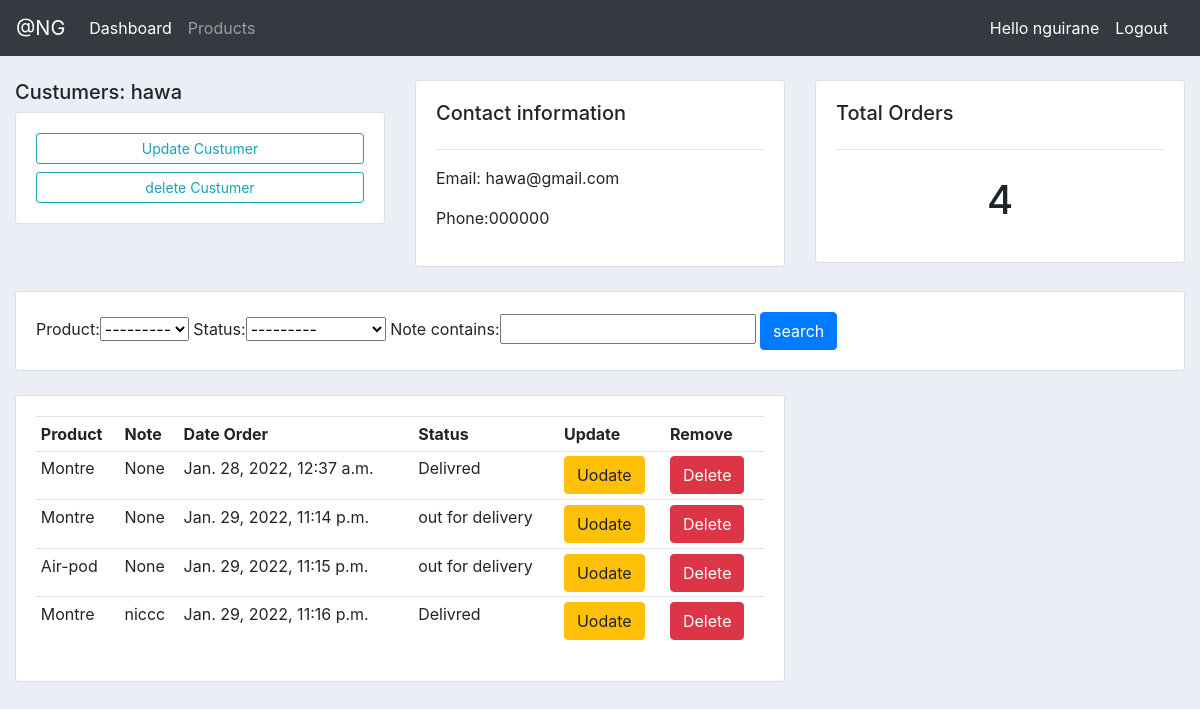
Page /custumer/1/ (signed in) on the committed database.
### account/models.py (models this page shows, shortened)
class Custumer(models.Model):
    user = models.OneToOneField(User, on_delete=models.CASCADE, null=True)
    name = models.CharField(max_length = 150, null=True)
    phone = models.CharField(max_length = 150, null=True)
    email = models.CharField(max_length = 150, null=True)
    date_created = models.DateTimeField(auto_now_add=True)

class Order(models.Model):
    STATUS = (
        ('Pending', 'Pending'),
            ('out for delivery', 'Out for delivery'),
            ('Delivred', 'Delivred')
        )
    date_created = models.DateTimeField(auto_now_add=True)
    customer = models.ForeignKey(Custumer, on_delete=models.CASCADE, null=True)
    product = models.ForeignKey(Product, on_delete=models.CASCADE, null=True)
    status = models.CharField(max_length = 150, choices=STATUS)
    note = models.CharField(max_length = 100, null=True)

class Product(models.Model):
    CATEGORY = (
        ("Indor", "Indor"),
        ("Out Dor", "Out Door")
    )
    name = models.CharField(max_length = 150, null=True)
    price = models.FloatField(null=True)
    category = models.CharField(max_length = 150, null=True , choices=CATEGORY)
    description = models.CharField(max_length = 150, null=True)
    date_created = models.DateTimeField(auto_now_add=True, null=True)
    def __str__(self):
       return self.name

### account/views.py (the view)
# urls.py: path("custumer/<str:pk>/", views.custumer, name="customer"),
@login_required(login_url='login')
def custumer(request, pk):
    custumer = Custumer.objects.get(id=pk)
    orders = custumer.order_set.all()
    orders_count = orders.count()
    search = SearchFilter(request.GET, queryset=orders)
    orders = search.qs
    context = {"custumer":custumer, "orders":orders, "orders_count":orders_count, "search":search}
    return render(request, 'account/custumer.html', context)

### account/templates/account/custumer.html
{% extends "account/base.html" %}
{% block content %}
   <br>
   <div class="row">
        <div class="col-md-4">
                <h5>Custumers: {{custumer.name}}</h5>
            <div class="card card-body">
                <a href={% url 'createOrder' custumer.pk %} class="btn btn-outline-info btn-sm btn-block">Update Custumer</a>
                <a href="" class="btn btn-outline-info btn-sm btn-block">delete Custumer</a>
            </div>
        </div>
        <div class="col-md-4">
            <div class="card card-body">
                <h5>Contact information</h5>
                <hr>
                <p>Email: {{ custumer.email}}</p>
                <p>Phone:{{custumer.phone}}</p>
            </div>
        </div>
        <div class="col-md-4">
            <div class="card card-body">
                <h5>Total Orders</h5>
                <hr>
                <h1 style="text-align: center; padding: 10px"> {{orders_count}} </h1>
            </div>
        </div>
   </div>
   <br>
   <div class="row">
        <div class="col">
            <div class="card card-body">
                <form action="" method="get">
                {{ search.form }}
                    <button type="submit" class="btn btn-primary">search</button>
                </form>
            </div>
        </div>
   </div>
   <br>
   <div class="row">
       <div class="col-md-8">
            <div class="card card-body">
                <table class="table table-sm">
                    <tr>
                        <th>Product</th>
                        <th>Note</th>
                        <th>Date Order</th>
                        <th>Status</th>
                        <th>Update</th>
                        <th>Remove</th>
                    </tr>
                    {% for order in orders %}
                        <tr>
                            <td>{{ order.product}}</td>
                            <td>{{ order.note}}</td>
                            <td>{{ order.date_created}}</td>
                            <td>{{ order.status}}</td>
                             <td><a href={% url 'updateOrder' order.pk %} class="btn btn-warning">Uodate</a></td>
                       <td><a href={% url 'deleteOrder' order.pk %} class="btn btn-danger">Delete</a></td>
                        </tr>
                    {% endfor %}
                </table>
            </div>
       </div>
   </div>
{% endblock content %}

### account/templates/account/navbar.html (shortened to what this page needs)
<nav class="navbar navbar-expand-lg navbar-dark bg-dark">
  <a class="navbar-brand" href="#">@NG</a>
  <div class="collapse navbar-collapse" id="navbarNav">
    <ul class="navbar-nav mr-auto">
    {% if request.user.is_staff %}
      <li class="nav-item active">
        <a class="nav-link" href={% url 'home' %}>Dashboard</a>
      </li>
      <li class="nav-item">
        <a class="nav-link" href={% url 'products' %}>Products</a>
      </li>
    {% endif %}
    </ul>
    <span class="text-white">Hello {{ request.user}}</span>
    <span> <a class="nav-link text-white" href={% url 'logout' %}>Logout</a></span>
  </div>
</nav>

### account/static/css/main.css (style rules this page uses)
body { background-color: #ebeff5; }

### rows in the picture
Custumer: name "hawa", email "hawa@gmail.com", phone "000000"
Order: product "Montre", note "None", date_created "Jan. 28, 2022, 12:37 a.m.", status "Delivred"
Order: product "Montre", note "None", date_created "Jan. 29, 2022, 11:14 p.m.", status "out for delivery"
Order: product "Air-pod", note "None", date_created "Jan. 29, 2022, 11:15 p.m.", status "out for delivery"
Order: product "Montre", note "niccc", date_created "Jan. 29, 2022, 11:16 p.m.", status "Delivred"

### other values in the picture
{{ request.user }} "nguirane"
{{ orders_count }} "4"
